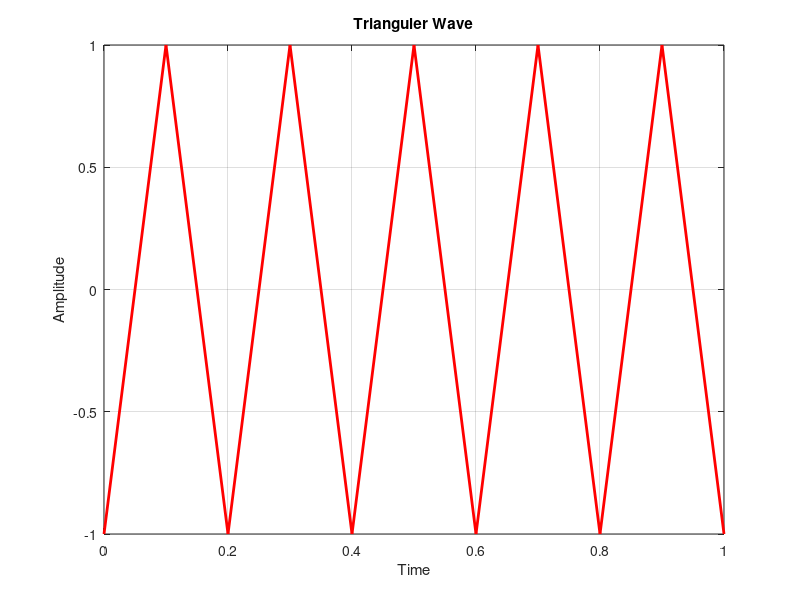

Reproduce this figure in MATLAB.
clc;
clear;
t=[0:0.1:1];
x=sawtooth(2*pi*5*t,0.5);
plot(t,x,'-r','linewidth',2);
xlabel('Time');
ylabel('Amplitude');
title('Trianguler Wave');
grid on;